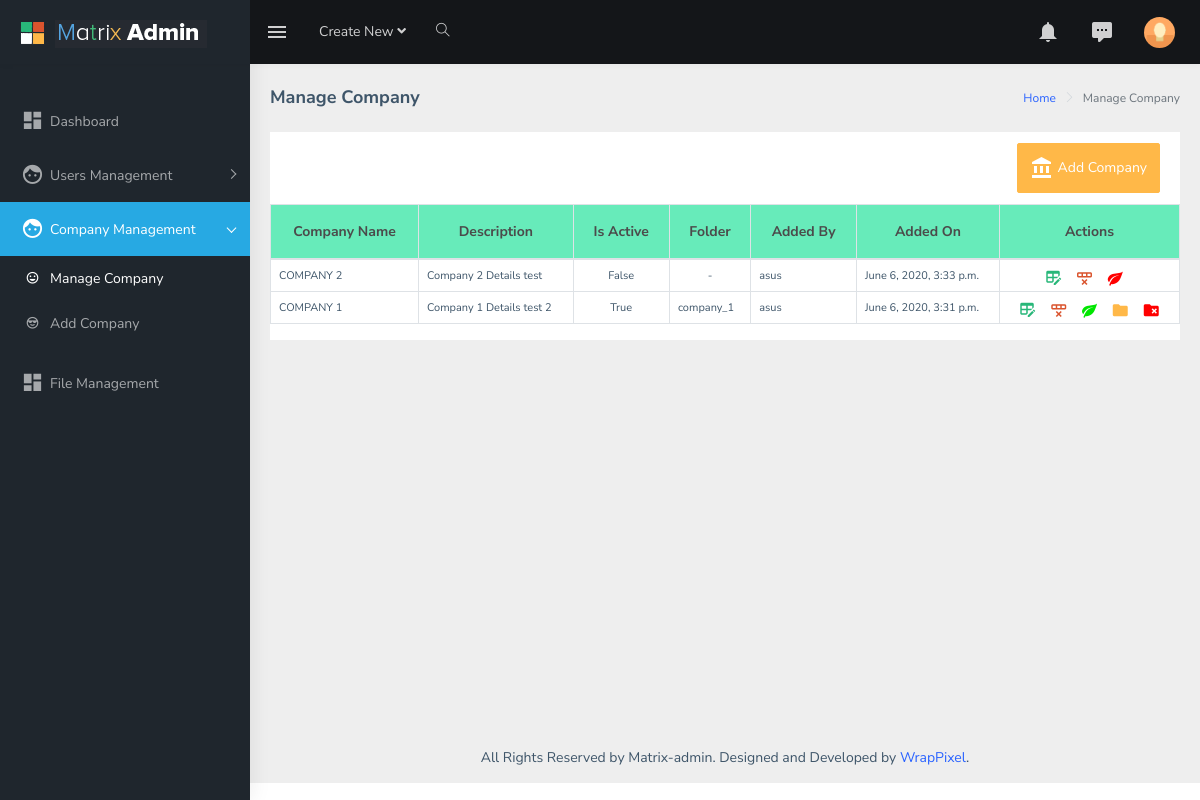
/manage_company/ (signed in), run on an earlier commit of the app's database.
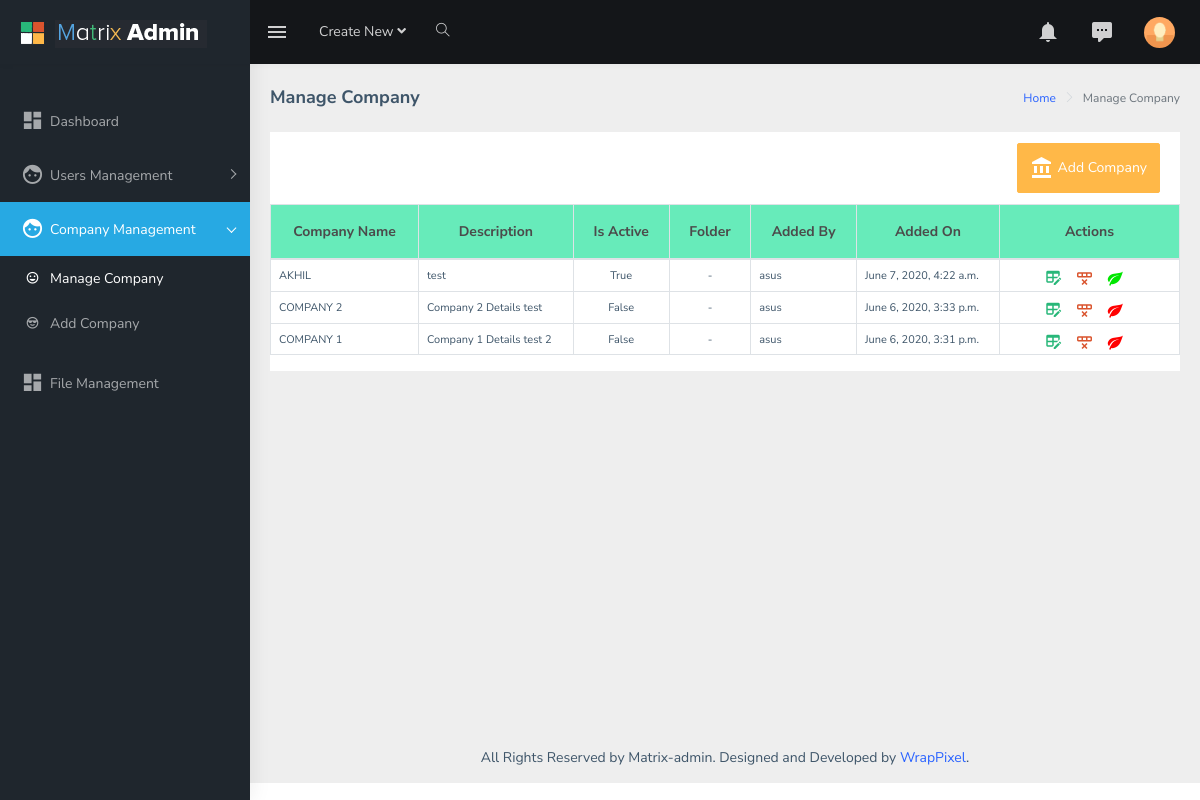
And on a later commit of the database.
### app/models/user_model.py (models this page shows, shortened)
class Company(models.Model):
    user = models.ForeignKey(
        User,
        db_index = True,
        null = True,
        blank = True,
        on_delete = models.CASCADE,
    )
    company_name = models.CharField(
        max_length = 250,
        blank = False,
        null = False,
    )
    is_active = models.BooleanField(
        choices = user_constants.IS_ACTIVE,
        default = True,
        db_index = True,
    )
    description = models.TextField(
        blank = True,
        null = True,
    )
    folder_name = models.CharField(
        null = True,
        blank = True,
        max_length = 100,
    )
    added_on = models.DateTimeField(
        auto_now_add = True,
        db_index = True,
    )
    class Meta:
        verbose_name_plural = "Company_Table"

### app/views/company_management.py (the view)
# urls.py: path('manage_company/', never_cache(login_required(company_management.ManageCompanyView.as_view())), name = 'manage_company'),
class ManageCompanyView(View):
    template_name = 'app/base/base.html'
    data = defaultdict()
    data["included_template"] = 'app/company_management/manage_company.html'
    data["css_files"] = []
    data["js_files"] = ['custom_files/js/company_form.js']
    data["page_title"] = "Manage Company"
    data["redirecter"] = "/manage_company/"
    data["is_ajax"] = False
    def get(self, request):
        self.data["company_list"] = user_model.Company.objects.all().order_by("-id")
        self.data["company_form"] = company_forms.CompanyForm()
        self.data["edit_company_forms"] = []
        i = 0
        for company in self.data["company_list"]:
            xx = {}
            xx["ids"] = company.id
            xx["form_prefix"] = "form_"+str(i)
            xx["folder_present"] = True if company.folder_name is not None else False
            xx["form"] = company_forms.CompanyForm(instance=company, prefix="form_"+str(i))
            self.data["edit_company_forms"].append(xx)
            i +=1
        return render(request, self.template_name, self.data)

### app/templatetags/common_filters.py (called while the page is built)
@register.simple_tag
def load_css_files(scripts = list()):
    html = []
    for script in scripts:
        html.append('<link rel="stylesheet" href="'+settings.STATIC_URL+script+'"/>')
    return safestring.mark_safe(''.join(html))

@register.simple_tag
def load_javascript_files(scripts = list()):
    html = []
    for script in scripts:
        html.append('<script src="'+settings.STATIC_URL+script+'"></script>')
    return safestring.mark_safe(''.join(html))

### app/templates/app/base/base.html (shortened to what this page needs)
{% load static %}
{% load common_filters %}
<!DOCTYPE html>
<html dir="ltr" lang="en">
<head>
    <link href="{% static 'base_files/css/style.min.css' %}" rel="stylesheet">
</head>
<body>
    <div id="main-wrapper">
        <header class="topbar" data-navbarbg="skin5">
            <nav class="navbar top-navbar navbar-expand-md navbar-dark">
                <div class="navbar-header" data-logobg="skin5">
                    <a class="navbar-brand" href="index.html">
                        <b class="logo-icon p-l-10">
                            <img src="../../assets/images/logo-icon.png" alt="homepage" class="light-logo" />
                        </b>
                        <span class="logo-text">
                             <img src="../../assets/images/logo-text.png" alt="homepage" class="light-logo" />
                        </span>
                    </a>
                </div>
                <div class="navbar-collapse collapse" id="navbarSupportedContent" data-navbarbg="skin5">
                    <ul class="navbar-nav float-left mr-auto">
                        <li class="nav-item d-none d-md-block"><a class="nav-link sidebartoggler waves-effect waves-light" href="javascript:void(0)" data-sidebartype="mini-sidebar"><i class="mdi mdi-menu font-24"></i></a></li>
                        <li class="nav-item dropdown">
                            <a class="nav-link dropdown-toggle" href="#" id="navbarDropdown" role="button" data-toggle="dropdown" aria-haspopup="true" aria-expanded="false">
                             <span class="d-none d-md-block">Create New <i class="fa fa-angle-down"></i></span>
                            </a>
                        </li>
                        <li class="nav-item search-box"> <a class="nav-link waves-effect waves-dark" href="javascript:void(0)"><i class="ti-search"></i></a>
                        </li>
                    </ul>
                    <ul class="navbar-nav float-right">
                        <li class="nav-item dropdown">
                            <a class="nav-link dropdown-toggle waves-effect waves-dark" href="" data-toggle="dropdown" aria-haspopup="true" aria-expanded="false"> <i class="mdi mdi-bell font-24"></i>
                            </a>
                        </li>
                        <li class="nav-item dropdown">
                            <a class="nav-link dropdown-toggle waves-effect waves-dark" href="" id="2" data-toggle="dropdown" aria-haspopup="true" aria-expanded="false"> <i class="font-24 mdi mdi-comment-processing"></i>
                            </a>
                        </li>
                        <li class="nav-item dropdown">
                            <a class="nav-link dropdown-toggle text-muted waves-effect waves-dark pro-pic" href="" data-toggle="dropdown" aria-haspopup="true" aria-expanded="false"><img src="../../assets/images/users/1.jpg" alt="user" class="rounded-circle" width="31"></a>
                        </li>
                    </ul>
                </div>
            </nav>
        </header>
        <aside class="left-sidebar" data-sidebarbg="skin5">
            <div class="scroll-sidebar">
                <nav class="sidebar-nav">
                    <ul id="sidebarnav" class="p-t-30">
                        <li class="sidebar-item">
							<a class="sidebar-link waves-effect waves-dark sidebar-link" href="index.html" aria-expanded="false">
								<i class="mdi mdi-view-dashboard"></i>
								<span class="hide-menu">Dashboard</span>
							</a>
						</li>
                        <li class="sidebar-item"> <a class="sidebar-link has-arrow waves-effect waves-dark" href="javascript:void(0)" aria-expanded="false"><i class="mdi mdi-face"></i><span class="hide-menu">Users Management</span></a>
                        </li>
						<li class="sidebar-item">
							<a class="sidebar-link has-arrow waves-effect waves-dark" href="javascript:void(0)" aria-expanded="false">
								<i class="mdi mdi-face"></i>
								<span class="hide-menu">Company Management</span>
							</a>
                            <ul aria-expanded="false" class="collapse  first-level">
                                <li class="sidebar-item">
									<a href="{% url 'manage_company' %}" class="sidebar-link">
										<i class="mdi mdi-emoticon"></i>
										<span class="hide-menu"> Manage Company </span>
									</a>
								</li>
                                <li class="sidebar-item">
									<a href="icon-fontawesome.html" class="sidebar-link">
										<i class="mdi mdi-emoticon-cool"></i>
										<span class="hide-menu"> Add Company </span>
									</a>
								</li>
                            </ul>
                        </li>
						<li class="sidebar-item">
							<a class="sidebar-link waves-effect waves-dark sidebar-link" href="index.html" aria-expanded="false">
								<i class="mdi mdi-view-dashboard"></i>
								<span class="hide-menu">File Management</span>
							</a>
						</li>
                    </ul>
                </nav>
            </div>
        </aside>
        <div class="page-wrapper">
             <div class="page-breadcrumb">
                <div class="row">
                    <div class="col-12 d-flex no-block align-items-center">
                        <h4 class="page-title">{{page_title}}</h4>
                        <div class="ml-auto text-right">
                            <nav aria-label="breadcrumb">
                                <ol class="breadcrumb">
                                    <li class="breadcrumb-item"><a href="#">Home</a></li>
                                    <li class="breadcrumb-item active" aria-current="page">{{page_title}}</li>
                                </ol>
                            </nav>
                        </div>
                    </div>
                </div>
            </div>
            <div class="container-fluid">
                {% include included_template %}
            </div>
            <footer class="footer text-center">
                All Rights Reserved by Matrix-admin. Designed and Developed by <a href="https://wrappixel.com">WrapPixel</a>.
            </footer>
        </div>
    </div>
</body>
</html>

### app/templates/app/company_management/manage_company.html (shortened to what this page needs)
<div class="row">
	<div class="col-md-12">
		<div class="card">
			<div class="card-body" style="padding:0.7rem 1.25rem; text-align:right">
				<button class="btn btn-warning" data-toggle="modal" data-target="#add_company_modal">
					<i class="mdi mdi-24px mdi-bank"></i>
					<span style="display: inline;position: relative;top: -5px;">Add Company</span>
				</button>
			</div>
			<table class="table table-bordered">
				<thead>
					<tr>
						<th style="background: #27e39d; opacity: 0.7; color:#000000; font-weight:bold;" scope="col" class="text-center">Company Name</th>
						<th style="background: #27e39d; opacity: 0.7; color:#000000; font-weight:bold;" scope="col" class="text-center">Description</th>
						<th style="background: #27e39d; opacity: 0.7; color:#000000; font-weight:bold;" scope="col" class="text-center">Is Active</th>
						<th style="background: #27e39d; opacity: 0.7; color:#000000; font-weight:bold;" scope="col" class="text-center">Folder</th>
						<th style="background: #27e39d; opacity: 0.7; color:#000000; font-weight:bold;" scope="col" class="text-center">Added By</th>
						<th style="background: #27e39d; opacity: 0.7; color:#000000; font-weight:bold;" scope="col" class="text-center">Added On</th>
						<th style="background: #27e39d; opacity: 0.7; color:#000000; font-weight:bold; width:180px" scope="col" class="text-center">Actions</th>
					</tr>
				</thead>
				<tbody style="font-size:11px">
					{% for row in company_list %}
						<tr>
							<td>{{row.company_name|upper}}</td>
							<td>{{row.description|default_if_none:"-"}}</td>
							<td class="text-center">{{row.is_active}}</td>
							<td {% if row.folder_name is None %} class="text-center" {% endif %}>
								{{row.folder_name|default_if_none:"-"}}
							</td>
							<td>{{row.user}}</td>
							<td>{{row.added_on}}</td>
							<td class="text-center">
								<i title="Update" style="cursor:pointer; margin-right:10px;" class="mdi mdi-18px mdi-table-edit text-success" data-toggle="modal" data-target="#edit_company_modal_{{forloop.counter}}"></i>
								<i onclick="delete_company({{row.id}})" title="Remove" style="cursor:pointer; margin-right:10px;" class="mdi mdi-18px mdi-table-row-remove text-danger"></i>
								{% if row.is_active %}
									<a title="Set To In-Active" href="{% url 'change_company_status' row.id 0 %}">
										<i onclick="change_company_status({{row.id}})" style="cursor:pointer; margin-right:10px; color:#00e600" class="mdi mdi-18px mdi-leaf"></i>
									</a>
								{% else %}
									<a title="Set To Active" href="{% url 'change_company_status' row.id 1 %}">
										<i style="cursor:pointer; margin-right:10px; color:#FF0000;" class="mdi mdi-18px mdi-leaf"></i>
									</a>
								{% endif %}
								{% if row.folder_name is not None %}
									<a href="{% url 'manage_folder' row.id %}">
										<i title="Manage Folders" style="cursor:pointer; margin-right:10px;" class="mdi mdi-18px mdi-folder text-warning"></i>
									</a>
									<i onclick="delete_company_folder({{row.id}})" title="Remove All Folders" style="cursor:pointer; color:#FF0000" class="mdi mdi-18px mdi-folder-remove"></i>
								{% endif %}
							</td>
						</tr>
					{% endfor %}
				</tbody>
			</table>
		</div>
	</div>
</div>

### app/templates/app/company_management/manage_company.html (style rules this page uses)
.table td { padding: 0.5rem 0.5rem 0.1rem 0.5rem; line-height: initial; }

What changed in the data, as far as the page shows it:
added Company: company_name "AKHIL", description "test", is_active "True", folder_name "-", user "asus", added_on "June 7, 2020, 4:22 a.m."
changed Company "COMPANY 1": is_active "True" → "False"; folder_name "company_1" → "-"
